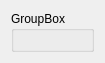
<?xml version="1.0" encoding="UTF-8"?>
<ui version="4.0">
 <class>QuestionReadWidget</class>
 <widget class="QWidget" name="QuestionReadWidget">
  <property name="geometry">
   <rect>
    <x>0</x>
    <y>0</y>
    <width>84</width>
    <height>57</height>
   </rect>
  </property>
  <property name="windowTitle">
   <string>Form</string>
  </property>
  <layout class="QVBoxLayout" name="verticalLayout">
   <item>
    <widget class="QGroupBox" name="body">
     <property name="title">
      <string>GroupBox</string>
     </property>
     <layout class="QVBoxLayout" name="verticalLayout_2"/>
    </widget>
   </item>
   <item>
    <spacer name="verticalSpacer">
     <property name="orientation">
      <enum>Qt::Vertical</enum>
     </property>
     <property name="sizeHint" stdset="0">
      <size>
       <width>20</width>
       <height>40</height>
      </size>
     </property>
    </spacer>
   </item>
  </layout>
 </widget>
 <resources/>
 <connections/>
</ui>
